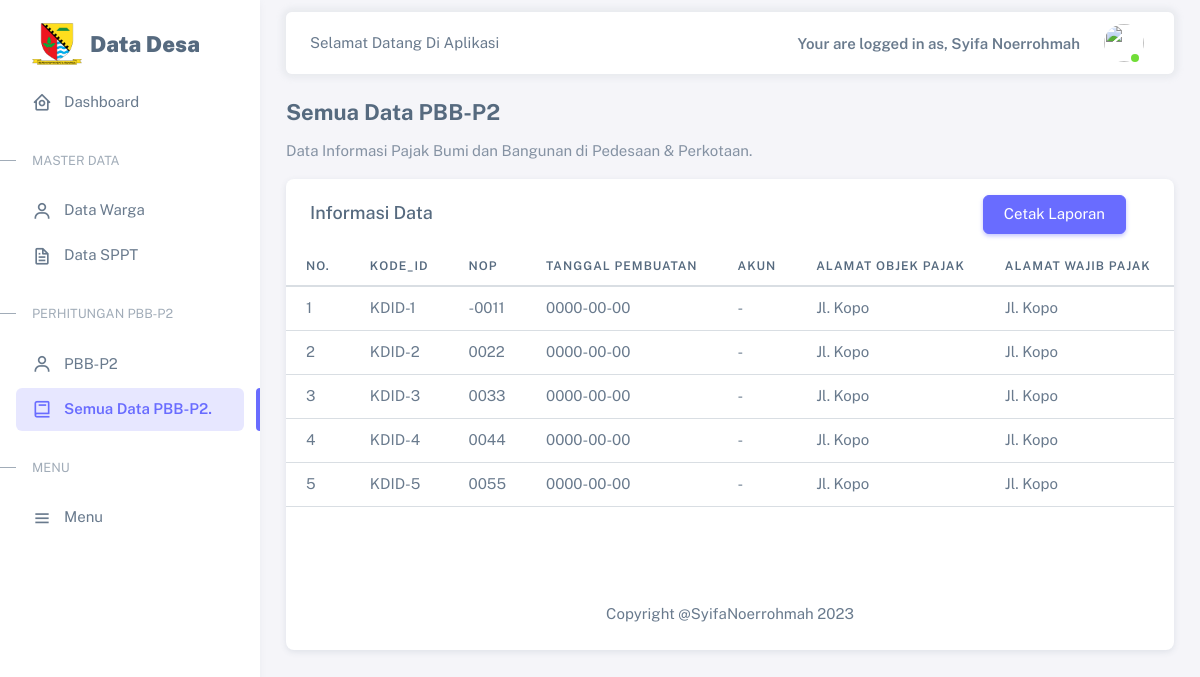
Screenshot of /view/pbb_p2/show.php (signed in) with the database file from the repository.
### tables this page shows
CREATE TABLE `data_sppt` (
  `id` int(11) NOT NULL,
  `user_id` int(11) DEFAULT NULL,
  `kode_id` varchar(6) DEFAULT NULL,
  `nop` varchar(18) DEFAULT NULL,
  `akun` varchar(30) DEFAULT NULL,
  `nama` varchar(50) DEFAULT NULL,
  `alamat_op` varchar(50) DEFAULT NULL,
  `alamat_wp` varchar(50) DEFAULT NULL,
  `luas_bumi` decimal(10,2) DEFAULT NULL,
  `kelas_bumi` varchar(10) DEFAULT NULL,
  `njop_bumi` decimal(12,2) DEFAULT NULL,
  `luas_bangunan` decimal(10,2) DEFAULT NULL,
  `kelas_bangunan` varchar(10) DEFAULT NULL,
  `njop_bangunan` decimal(12,2) DEFAULT NULL,
  `tanggal` date NOT NULL
);

### view/pbb_p2/functions.php (called while the page is built, shortened)
<?php
include '../config.php';
function index($query)
{
    global $conn;
    $result = mysqli_query($conn, $query);
    $rows = [];
    while ($row = mysqli_fetch_assoc($result)) {
        $rows[] = $row;
    }
    return $rows;
}
?>

### view/pbb_p2/show.php (the view, shortened to what this page needs)
<?php
require '../config.php';
require 'functions.php';
$query = index("SELECT * FROM data_sppt ORDER BY id ASC");
include '../layouts/header.php';
?>
<div class="layout-wrapper layout-content-navbar">
    <div class="layout-container">
        <?php include '../layouts/sidebar.php'; ?>
        <div class="layout-page">
            <?php include '../layouts/navbar.php'; ?>
            <div class="content-wrapper">
                <div class="container flex-grow-1 container-p-y">
                    <div class="row d-flex justify-content-between">
                        <div class="col-sm-9">
                            <h4 class="fw-bold">Semua Data PBB-P2</h4>
                            <p class="text-secondary">Data Informasi Pajak Bumi dan Bangunan di Pedesaan & Perkotaan.</p>
                        </div>
                    </div>
                    <div class="card">
                        <div class="row">
                            <div class="col-md-4">
                                <h5 class="card-header">Informasi Data</h5>
                            </div>
                            <div class="col-md-8 justify-content-end d-flex">
                                <div class="me-5 mt-3">
                                    <a href="showLaporan.php" class="btn btn-primary">Cetak Laporan</a>
                                </div>
                            </div>
                        </div>
                        <div class="table-responsive text-nowrap">
                            <table class="table mb-5">
                                <thead>
                                    <tr class="text-nowrap">
                                        <th>No.</th>
                                        <th>Kode_ID</th>
                                        <th>NOP</th>
                                        <th>Tanggal Pembuatan</th>
                                        <th>Akun</th>
                                        <th>Alamat Objek Pajak</th>
                                        <th>Alamat Wajib Pajak</th>
                                        <th>Luas Bumi</th>
                                    </tr>
                                </thead>
                                <tbody>
                                    <?php $i = 1; ?>
                                    <?php foreach ($query as $row) : ?>
                                        <tr>
                                            <td><?= $i; ?></td>
                                            <td><?= $row["kode_id"]; ?></td>
                                            <td><?= $row["nop"]; ?></td>
                                            <td><?= $row["tanggal"]; ?></td>
                                            <td><?= $row["akun"]; ?></td>
                                            <td><?= $row["alamat_op"]; ?></td>
                                            <td><?= $row["alamat_wp"]; ?></td>
                                            <td><?= $row["luas_bumi"]; ?></td>
                                        </tr>
                                        <?php $i++; ?>
                                    <?php endforeach; ?>
                                </tbody>
                            </table>
                            <div class="card-footer text-center mt-5 pt-5">
                                Copyright @SyifaNoerrohmah 2023
                            </div>
                        </div>
                    </div>
                </div>
            </div>
        </div>
    </div>
</div>
<?php
include '../layouts/footer.php';
?>

### rows the page displays
data_sppt: kode "KDID-1", nop "-0011", tanggal "0000-00-00", akun "-", alamat_op "Jl. Kopo", alamat_wp "Jl. Kopo"
data_sppt: kode "KDID-2", nop "0022", tanggal "0000-00-00", akun "-", alamat_op "Jl. Kopo", alamat_wp "Jl. Kopo"
data_sppt: kode "KDID-3", nop "0033", tanggal "0000-00-00", akun "-", alamat_op "Jl. Kopo", alamat_wp "Jl. Kopo"
data_sppt: kode "KDID-4", nop "0044", tanggal "0000-00-00", akun "-", alamat_op "Jl. Kopo", alamat_wp "Jl. Kopo"
data_sppt: kode "KDID-5", nop "0055", tanggal "0000-00-00", akun "-", alamat_op "Jl. Kopo", alamat_wp "Jl. Kopo"

### other values shown
$_SESSION['NAME'] "Syifa Noerrohmah"
